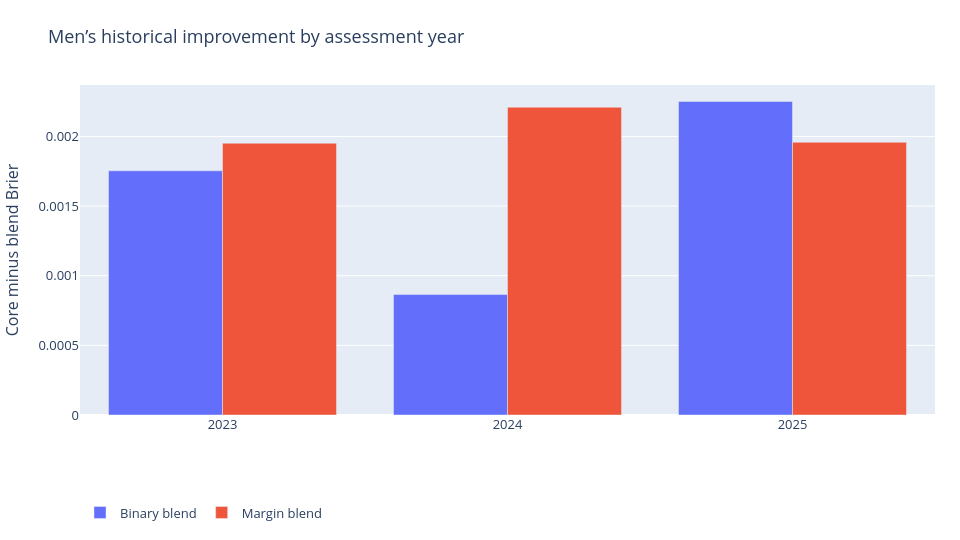

Notebook cell for this chart:
### Code cell
years=pd.DataFrame(r['rows']);display(years)
chart('years','Men’s historical improvement by assessment year',years.year.astype(str).tolist(),{'Binary blend':(years.core-years.binary).tolist(),'Margin blend':(years.core-years.margin).tolist()},'Core minus blend Brier')

### Figure 1 — Plotly figure (JSON) as saved in the notebook; plotly's stock layout.template omitted (floating-point values rounded to 4 significant figures)
{"data": [{"name": "Binary blend", "type": "bar", "x": ["2023", "2024", "2025"], "y": [0.001753, 0.0008647, 0.002251]}, {"name": "Margin blend", "type": "bar", "x": ["2023", "2024", "2025"], "y": [0.001951, 0.00221, 0.001958]}], "layout": {"barmode": "group", "font": {"size": 13}, "height": 540, "legend": {"orientation": "h", "y": -0.25}, "margin": {"b": 100, "l": 75, "r": 25, "t": 85}, "title": {"text": "Men’s historical improvement by assessment year"}, "width": 960, "yaxis": {"title": {"text": "Core minus blend Brier"}}}}
